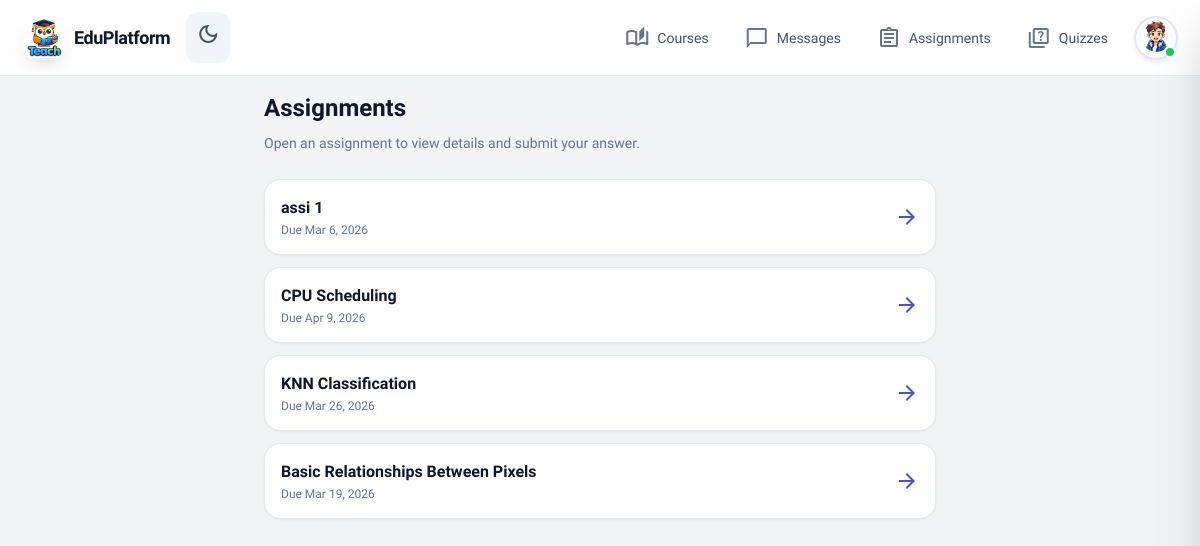
The app's page /assignment/ (signed in) with its own data.
### teach/models.py (models this page shows, shortened)
class Assignment(models.Model):
    assignment_id = models.AutoField(primary_key=True)
    content = models.ForeignKey(
        CourseContent,
        on_delete=models.CASCADE,
        related_name='assignments',
        to_field='content_id'
    )
    description = models.TextField(blank=True, default='')
    learning_objectives = models.TextField(
        blank=True,
        default='',
        help_text='Bullet points describing what the student will learn.'
    )
    opened_at = models.DateTimeField(null=True, blank=True, help_text='When the assignment becomes available.')
    deadline = models.DateTimeField(help_text='Due date and time.')
    assignment_file = models.FileField(
        upload_to='assignments/files/',
        blank=True,
        null=True,
        help_text='Downloadable file (e.g. .docx, .pdf) uploaded by instructor.'
    )
    course_name_display = models.CharField(
        max_length=200,
        blank=True,
        default='',
        help_text='Course name shown on assignment page (e.g. Image Processing).'
    )
    course_code_display = models.CharField(
        max_length=100,
        blank=True,
        default='',
        help_text='Course code (e.g. CS389/CS486).'
    )
    created_at = models.DateTimeField(auto_now_add=True)
    class Meta:
        ordering = ['-created_at']

class CourseContent(models.Model):
    CONTENT_TYPE_CHOICES = [
        ('lesson', 'Lesson'),
        ('assignment', 'Assignment'),
        ('quiz', 'Quiz'),
    ]
    content_id = models.AutoField(primary_key=True)
    course = models.ForeignKey(
        Course,
        on_delete=models.CASCADE,
        related_name='contents',
        to_field='course_id'
    )
    title = models.CharField(max_length=200)
    content_type = models.CharField(
        max_length=20,
        choices=CONTENT_TYPE_CHOICES
    )
    order_index = models.PositiveIntegerField(default=1)
    is_locked = models.BooleanField(default=False)
    created_at = models.DateTimeField(auto_now_add=True)
    class Meta:
        ordering = ['order_index', 'created_at']
        unique_together = ['course', 'order_index']

### teach/views.py (the view)
# urls.py: path("assignment/", views.assignment, name="assignment"),
@login_required
def assignment(request):
    assignments = (
        Assignment.objects.all()
        .select_related("content", "content__course")
        .order_by("-created_at")[:50]
    )
    return render(request, "teach/assignment.html", {"assignments": assignments})

### teach/context_processors.py (called while the page is built)
def unread_messages_count(request):
    if request.user.is_authenticated:
        count = Message.objects.filter(receiver=request.user, is_read=False).count()
        return {"unread_messages_count": count}
    return {"unread_messages_count": 0}

### templates/teach/assignment.html (shortened to what this page needs)
{% extends 'teach/base.html' %}
{% load static %}
{% block main_class %}px-4 py-4 pb-24 md:pb-8{% endblock %}
{% block content %}
<div class="max-w-2xl mx-auto space-y-6">
  <div class="space-y-2">
    <h1 class="text-2xl font-bold text-slate-900 dark:text-white">Assignments</h1>
    <p class="text-slate-500 dark:text-slate-400 text-sm leading-relaxed">Open an assignment to view details and submit your answer.</p>
  </div>
  {% if assignments %}
  <div class="space-y-3">
    {% for a in assignments %}
    <a href="{% url 'assignment_detail' a.assignment_id %}"
      class="block p-4 rounded-2xl bg-white dark:bg-slate-800 border border-slate-200 dark:border-slate-700 shadow-sm hover:border-primary/50 dark:hover:border-primary/50 hover:shadow-md transition-all">
      <div class="flex items-center justify-between gap-3">
        <div class="min-w-0 flex-1">
          <h2 class="font-semibold text-slate-900 dark:text-white truncate">{{ a.content.title }}</h2>
          <p class="text-xs text-slate-500 dark:text-slate-400 mt-0.5">Due {{ a.deadline|date:"M j, Y" }}</p>
        </div>
        <span class="material-icons-outlined text-primary shrink-0">arrow_forward</span>
      </div>
    </a>
    {% endfor %}
  </div>
  {% endif %}
</div>
{% endblock %}

### static/teach/css/style.css (style rules this page uses)
body { font-family: "Lexend", "Inter", sans-serif; -webkit-tap-highlight-color: transparent; min-height: max(884px, 100dvh); }

### records on screen
Assignment: content "assi 1", deadline "Mar 6, 2026"
Assignment: content "CPU Scheduling", deadline "Apr 9, 2026"
Assignment: content "KNN Classification", deadline "Mar 26, 2026"
Assignment: content "Basic Relationships Between Pixels", deadline "Mar 19, 2026"
